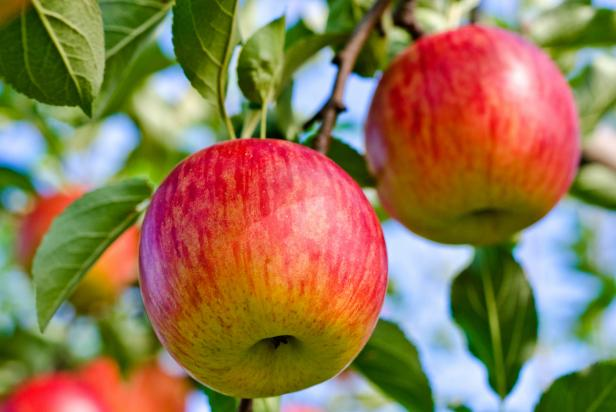
#> input picture imgs/apples1.jpeg, 616 x 412 px; its folder holds only this picture in this run
$ python main.py   (older library calls are emulated)
#> lines starting #> are read from the running program, lines starting #| are printed output that depends on the picture
import cv2
import os


def segment_apples(image_path):
#> called with image_path = 'imgs/apples1.jpeg'
    image = cv2.imread(image_path)
#> image is the input picture: shape (412, 616, 3); mean B, G, R 82.9, 119.8, 145.6
    if image is None:
        print(f"No se puede cargar la imagen {image_path}")
        return

    hsv = cv2.cvtColor(image, cv2.COLOR_BGR2HSV)
#> hsv: shape (412, 616, 3); mean H, S, V 60.6, 166.6, 167.8
    hue = hsv[:, :, 0]
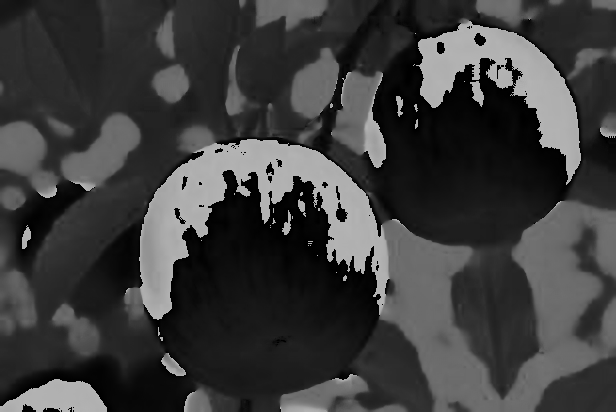
#> hue: shape (412, 616); min 0, max 179, mean 60.6
    # Calcular el histograma de color en el componente Hue
    hist = cv2.calcHist([hue], [0], None, [180], [0, 180])
#> hist = 180 values, max 6639 at index 35, min 14 at index 139, mean 1410
    cv2.normalize(hist, hist, 0, 255, cv2.NORM_MINMAX)
    # Aplicar la retroproyección usando el histograma de color
    backproj = cv2.calcBackProject([hue], [0], hist, [0, 180], scale=1)
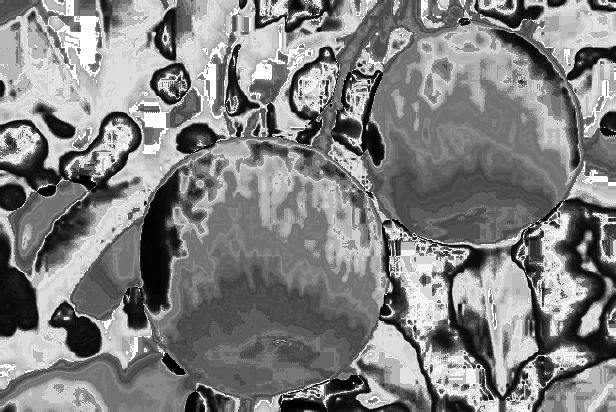
#> backproj: shape (412, 616); min 0, max 255, mean 129.3
    # Aplicar la detección de bordes usando derivadas de Sobel
    gray = cv2.cvtColor(image, cv2.COLOR_BGR2GRAY)
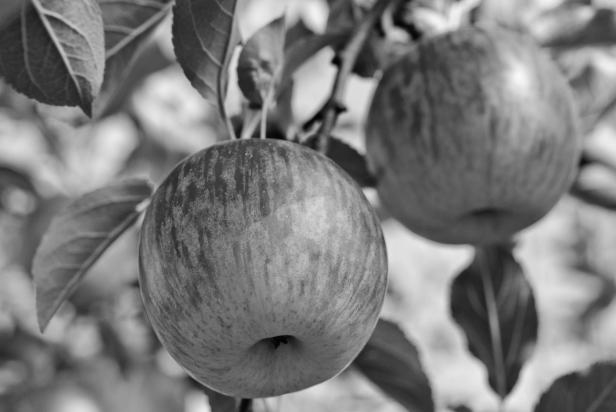
#> gray: shape (412, 616); min 1, max 250, mean 123.3
    grad_x = cv2.Sobel(gray, cv2.CV_16S, 1, 0, ksize=3)
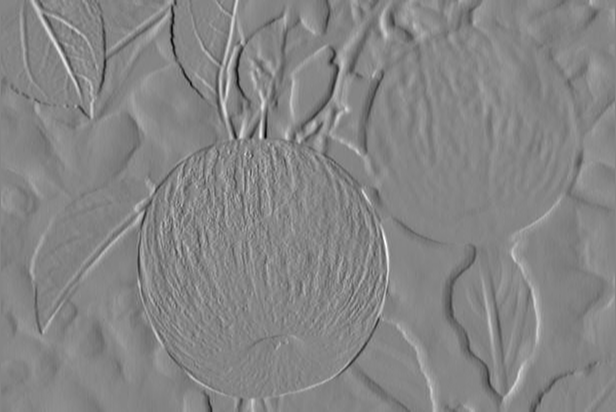
#> grad_x: shape (412, 616) int16; min -506, max 463, mean 0.5; drawn with min black and max white
    grad_y = cv2.Sobel(gray, cv2.CV_16S, 0, 1, ksize=3)
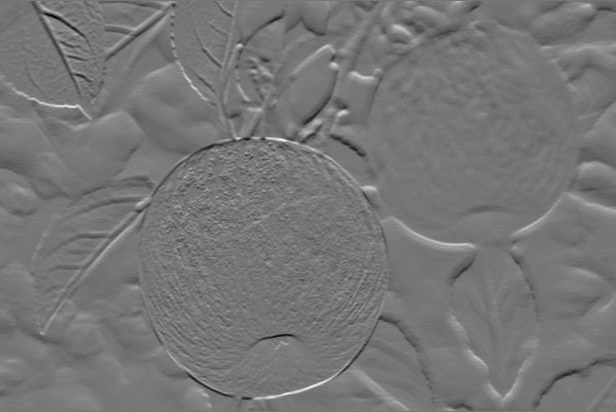
#> grad_y: shape (412, 616) int16; min -409, max 471, mean 0; drawn with min black and max white
    abs_grad_x = cv2.convertScaleAbs(grad_x)
    abs_grad_y = cv2.convertScaleAbs(grad_y)
    edges = cv2.addWeighted(abs_grad_x, 0.5, abs_grad_y, 0.5, 0)
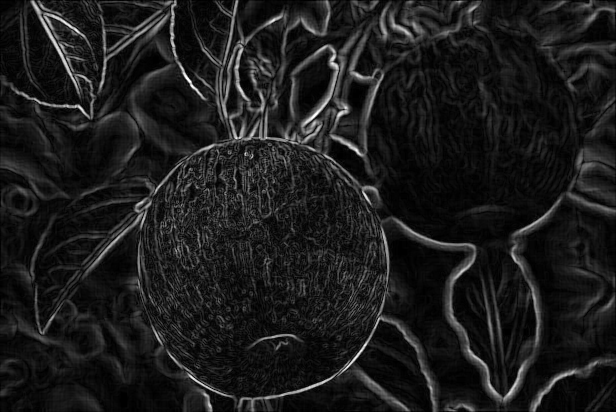
#> edges: shape (412, 616); min 0, max 255, mean 27.9
    # Combinar la retroproyección y la detección de bordes
    combined = cv2.bitwise_and(backproj, edges)
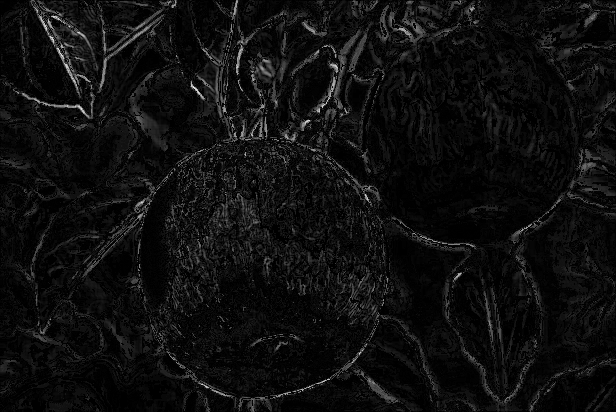
#> combined: shape (412, 616); min 0, max 246, mean 14.7
    output_path = os.path.join("output", os.path.basename(image_path))
    cv2.imwrite(output_path, combined)
    print(f"Imagen segmentada guardada en {output_path}")


def main():
    input_directory = "imgs"
    output_directory = "output"
    os.makedirs(output_directory, exist_ok=True)

    # Procesar todas las imágenes en el directorio de entrada
    for filename in os.listdir(input_directory):
        if filename.endswith(('.jpg', '.png', '.jpeg', '.bmp')):
            image_path = os.path.join(input_directory, filename)
            segment_apples(image_path)


if __name__=='__main__':
    main()

$ run again, on imgs/apples2.jpg
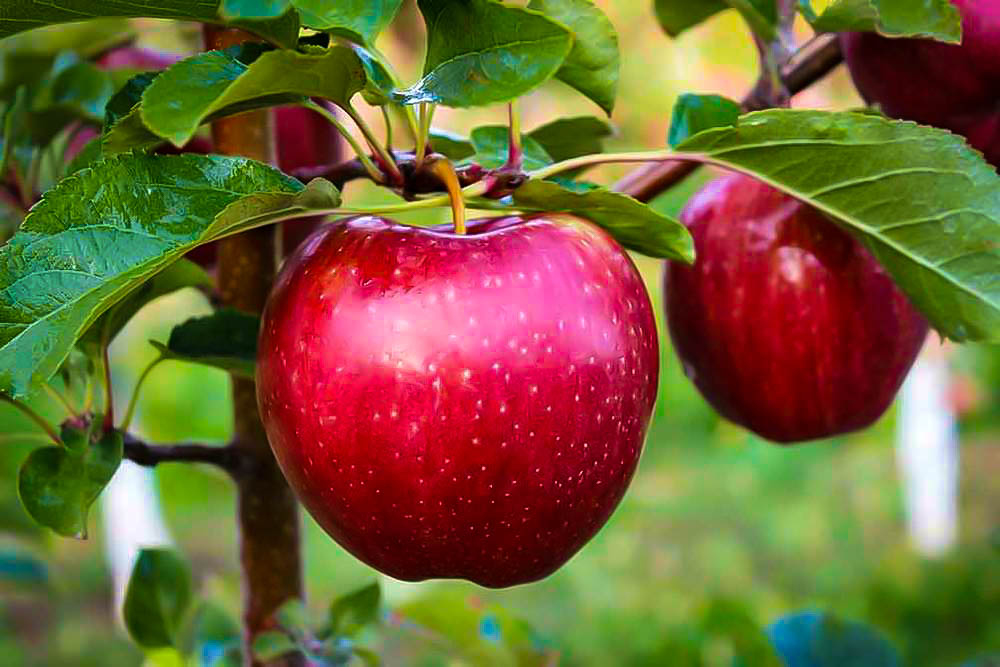
#> input picture imgs/apples2.jpg, 1000 x 667 px
#> in segment_apples, image is the input picture: shape (667, 1000, 3); mean B, G, R 53.8, 97.1, 114.5
#> hsv: shape (667, 1000, 3); mean H, S, V 68.6, 185.3, 136.3
#> in segment_apples, `hue = hsv[:, :, 0]`:
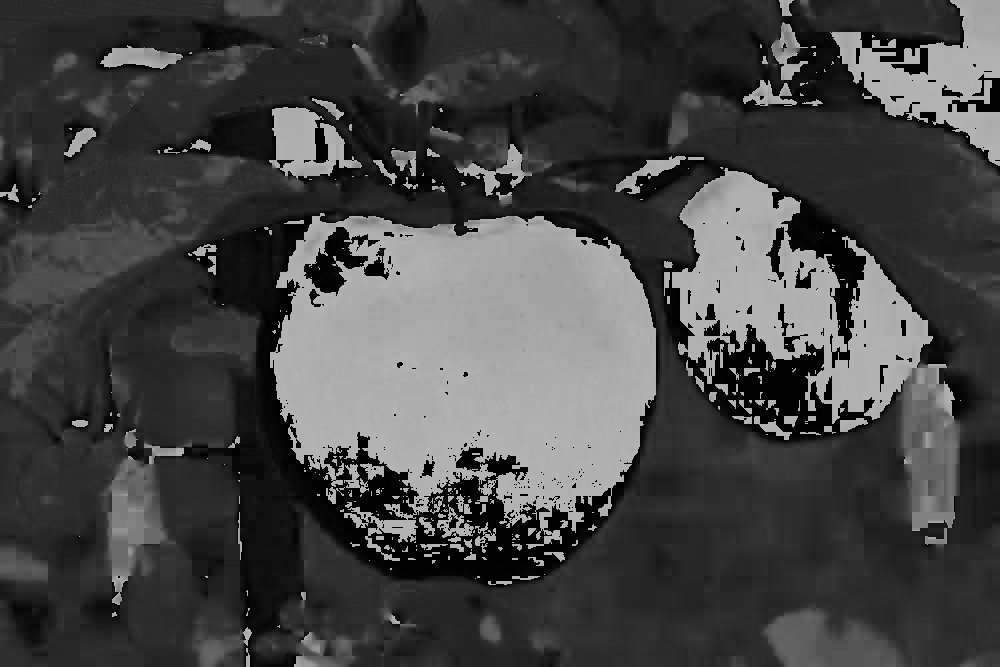
#> hue: shape (667, 1000); min 0, max 179, mean 68.6
#> hist = 180 values, max 27909 at index 0, min 23 at index 121, mean 3705.6
#> in segment_apples, `combined = cv2.bitwise_and(backproj, edges)`:
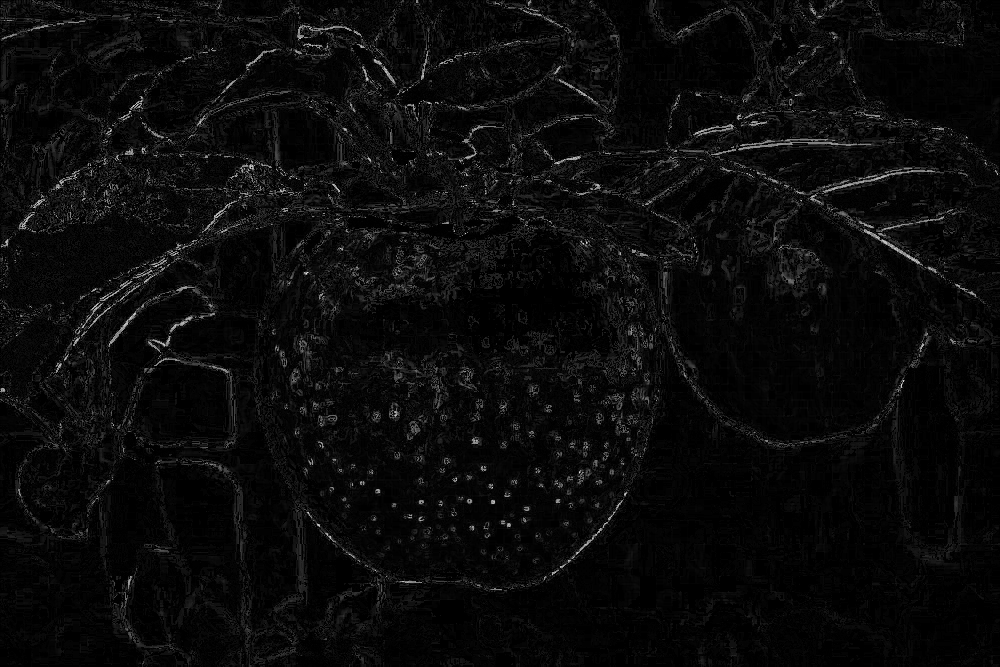
#> combined: shape (667, 1000); min 0, max 234, mean 10.6

$ run again, on imgs/apples3.jpg
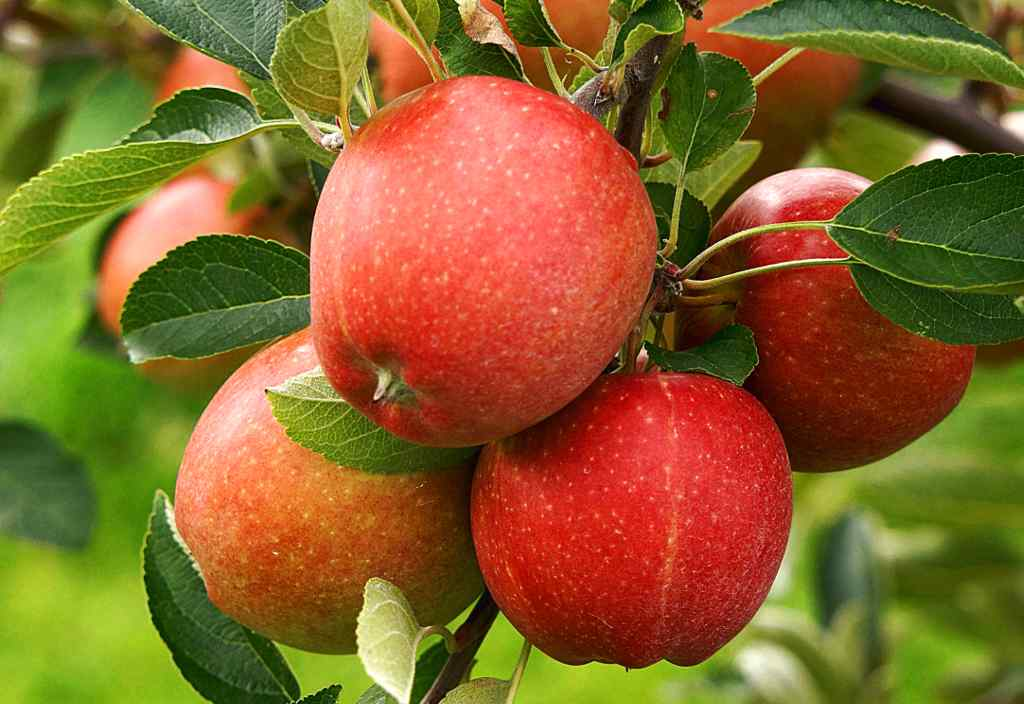
#> input picture imgs/apples3.jpg, 1024 x 704 px
#> in segment_apples, image is the input picture: shape (704, 1024, 3); mean B, G, R 41.3, 99.2, 134
#> hsv: shape (704, 1024, 3); mean H, S, V 24.8, 191.1, 146.8
#> in segment_apples, `hue = hsv[:, :, 0]`:
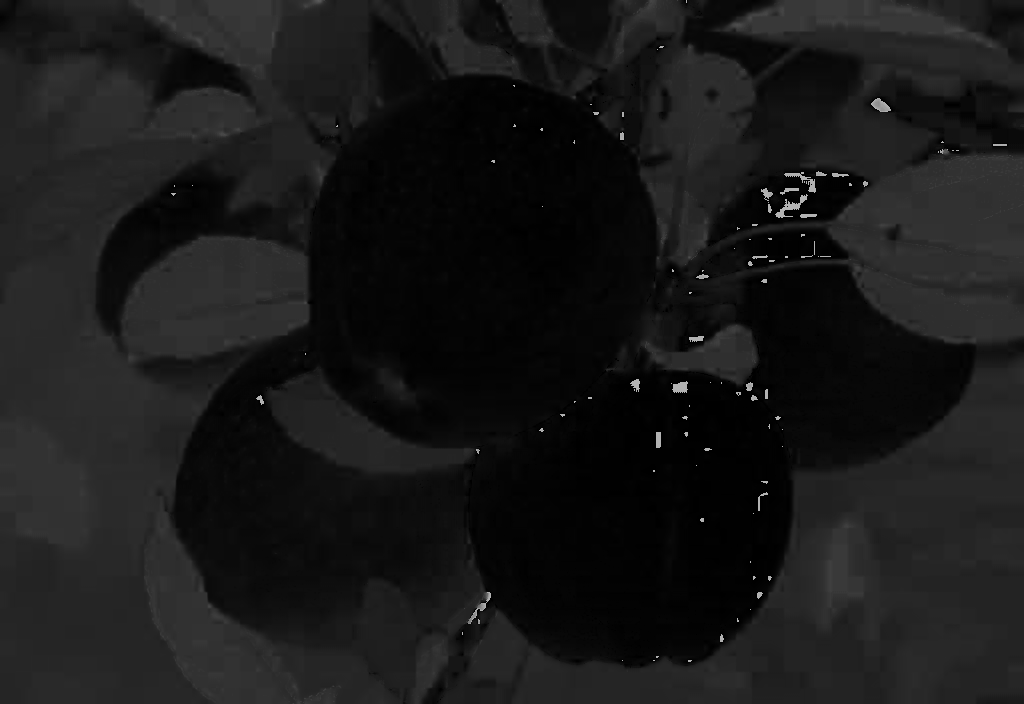
#> hue: shape (704, 1024); min 0, max 179, mean 24.8
#> hist = 180 values, max 36302 at index 4, min 0 at index 78, mean 4005
#> in segment_apples, `combined = cv2.bitwise_and(backproj, edges)`:
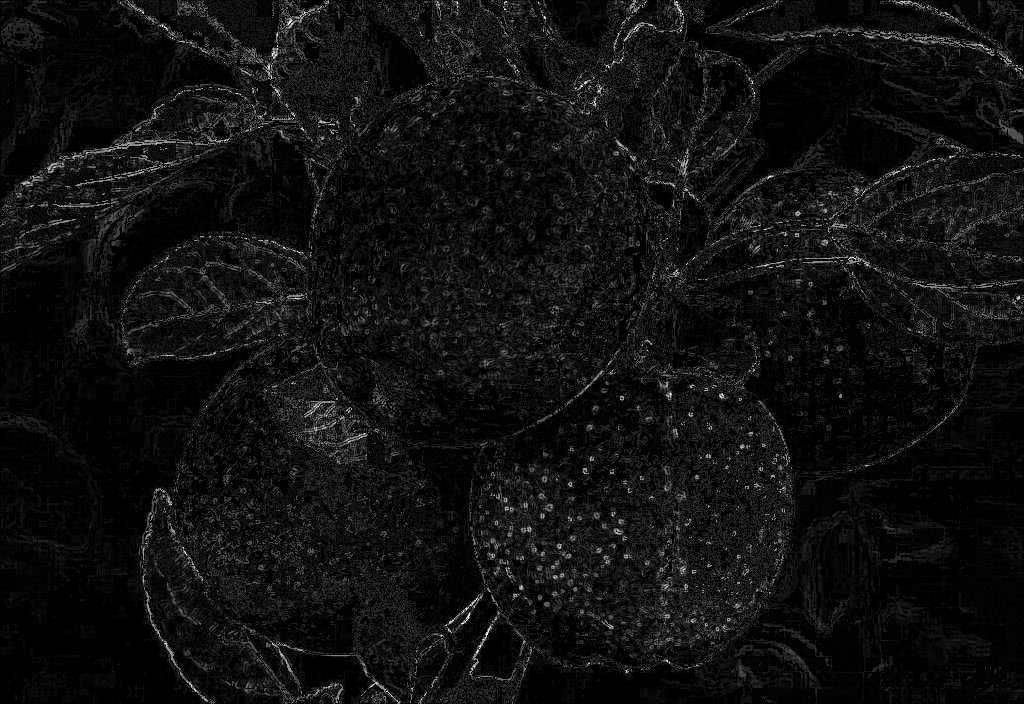
#> combined: shape (704, 1024); min 0, max 255, mean 16.4
